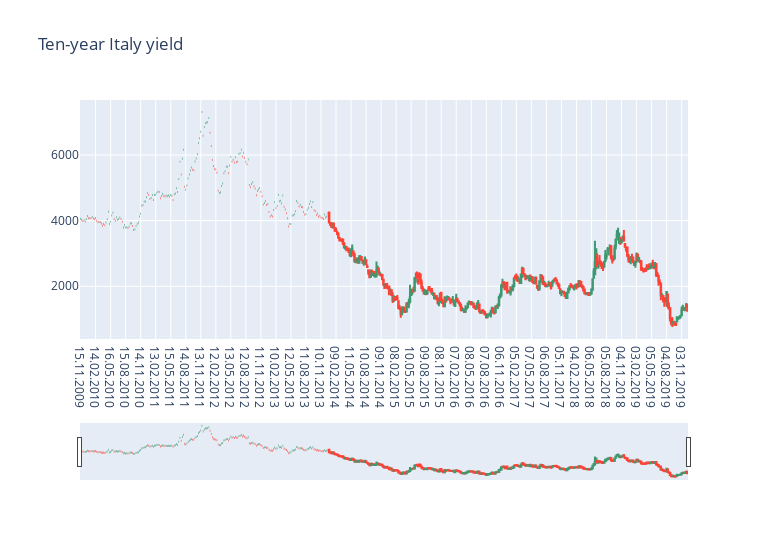

Notebook code cell kept with this figure:
### Code cell
fig = go.Figure(data=[go.Candlestick(x=weekly_data['Data'],
                open=weekly_data['Open'], high=weekly_data['High'],
                low=weekly_data['Low'], close=weekly_data['Close'])])
fig.update_layout(
    title='Ten-year Italy yield',
    yaxis_title='',
    width=768)
fig.show()

### Figure 1 — Plotly figure (JSON) as saved in the notebook; plotly's stock layout.template omitted (floating-point values rounded to 4 significant figures; data arrays with more than 128 entries replaced by an {"elided": "..."} marker saying what was removed)
{"data": [{"close": {"elided": "526 str values"}, "high": {"elided": "526 str values"}, "low": {"elided": "526 str values"}, "open": {"elided": "526 str values"}, "type": "candlestick", "x": {"elided": "526 str values"}}], "layout": {"title": {"text": "Ten-year Italy yield"}, "width": 768, "yaxis": {"title": {"text": ""}}}}
